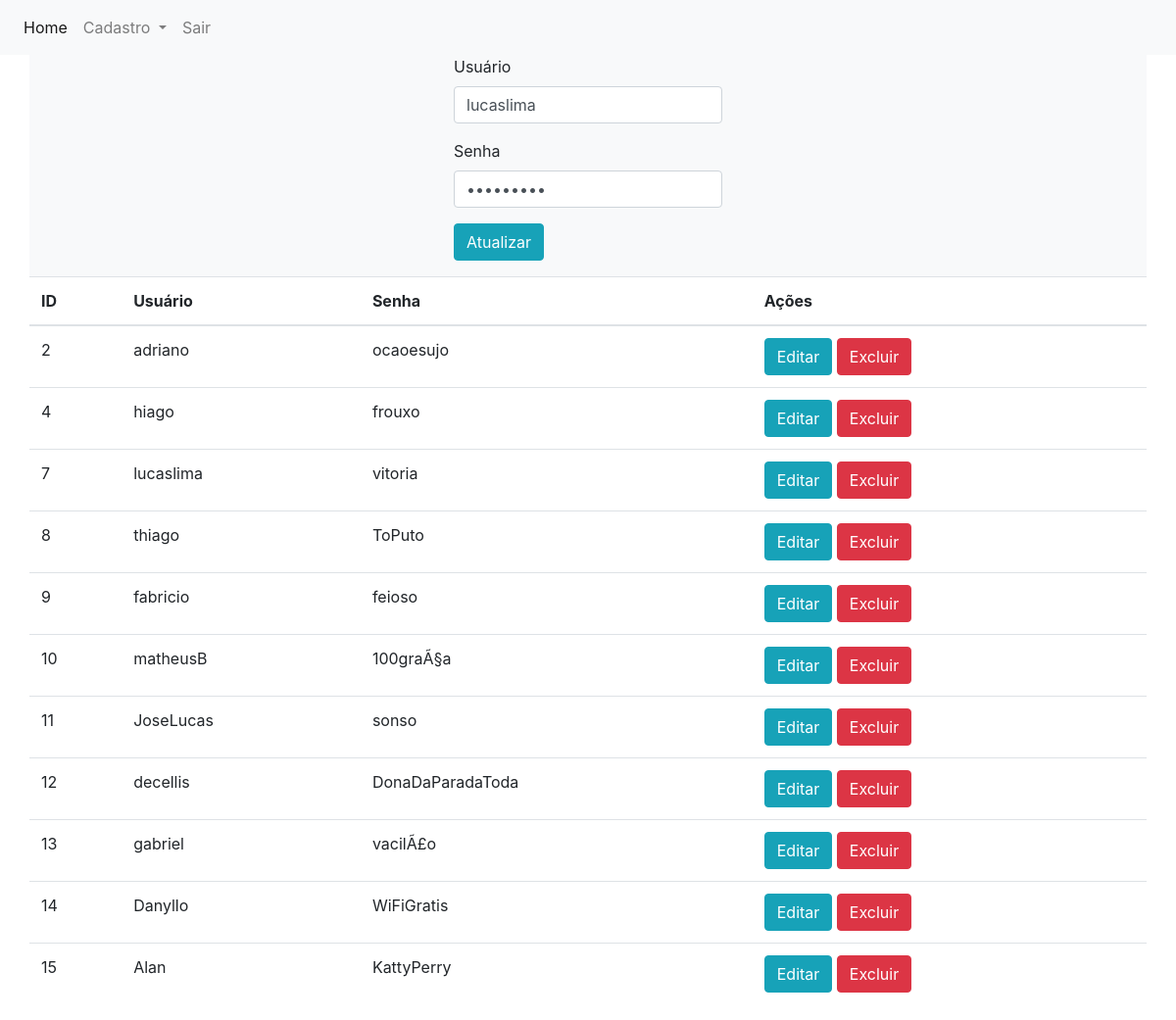
The app's page /crud/controller/usuario/usuario.php?editar=7 with its own data.
### tables this page shows
CREATE TABLE IF NOT EXISTS `usuario` (
  `id` int(11) NOT NULL AUTO_INCREMENT,
  `usuario` varchar(100) NOT NULL,
  `senha` varchar(100) NOT NULL,
  PRIMARY KEY (`id`)
);

### crud/controller/usuario/usuarioDAO.php (called while the page is built, shortened)
<?php
require_once('../banco/conexao.php');
if (isset($_GET['editar'])){
    $id = $_GET['editar'];
    $resultado = $conexao->query("SELECT * FROM usuario WHERE id=$id") or die ($conexao->error);
    if(count($resultado)== 1){
        $row = $resultado-> fetch_array();
        $usuario = $row['usuario'];
        $id = $row['id'];
    }
}
?>

### crud/controller/usuario/usuario.php (the view, shortened to what this page needs)
<!DOCTYPE html>
<html>
<head>
   <?php
   require_once '../../view/head.php';
   ?>
</head>
<body>
   <?php
   require_once '../../view/nav.php';
   require_once 'usuarioDAO.php';
   ?>
   <div class="container">
       <div class="row justify-content-center bg-light">
           <form action="usuarioDAO.php" method="POST">
               <div class="form-group">
                   <label>Usuário</label>
                   <input type="text" class="form-control" value="<?php echo $usuario ?>" name="usuario" id="usuario">
               </div>
               <div class="form-group">
                   <label>Senha</label>
                   <input type="password" class="form-control" value="<?php echo $usuario ?>" name="senha" id="senha">
               </div>
               <div class="form-group">
        <?php if($id != 0) :?>
            <button type="submit" class="btn btn-info" name="atualizar">Atualizar</button>
<?php else: ?>
             <button type="submit" class="btn btn-primary" name="salvar">Salvar</button>
<?php endif; ?>
               </div>
           </form>
       </div>
       <?php
       require_once('../banco/conexao.php');
       $resultado = $conexao->query("SELECT * FROM usuario") or die(mysqli_error($conexao));
       ?>
       <div class="row justify-content-center">
           <table class="table">
               <thead>
                   <tr>
                       <th>ID</th>
                       <th>Usuário</th>
                       <th>Senha</th>
                       <th colspan="2">Ações</th>
                   </tr>
               </thead>
               <?php
               while ($row = $resultado->fetch_assoc()) : ?>
                   <tr>
                       <td><?php echo $row['id']; ?></td>
                       <td><?php echo $row['usuario']; ?></td>
                       <td><?php echo $row['senha']; ?></td>
                       <td>
                           <a href="usuario.php?editar=<?php echo $row['id']; ?>" class="btn btn-info">Editar</a>
                           <a href="usuarioDAO.php?excluir=<?php echo $row['id']; ?> " class="btn btn-danger">Excluir</a>
                       </td>
                   </tr>
               <?php endwhile; ?>
           </table>
       </div>
   </div>
</body>
</html>

### records on screen
usuario: usuario "lucaslima", id "7", senha "vitoria"
usuario: id "2", usuario "adriano", senha "ocaoesujo"
usuario: id "4", usuario "hiago", senha "frouxo"
usuario: id "8", usuario "thiago", senha "ToPuto"
usuario: id "9", usuario "fabricio", senha "feioso"
usuario: id "10", usuario "matheusB", senha "100graÃ§a"
usuario: id "11", usuario "JoseLucas", senha "sonso"
usuario: id "12", usuario "decellis", senha "DonaDaParadaToda"
usuario: id "13", usuario "gabriel", senha "vacilÃ£o"
usuario: id "14", usuario "Danyllo", senha "WiFiGratis"
usuario: id "15", usuario "Alan", senha "KattyPerry"
